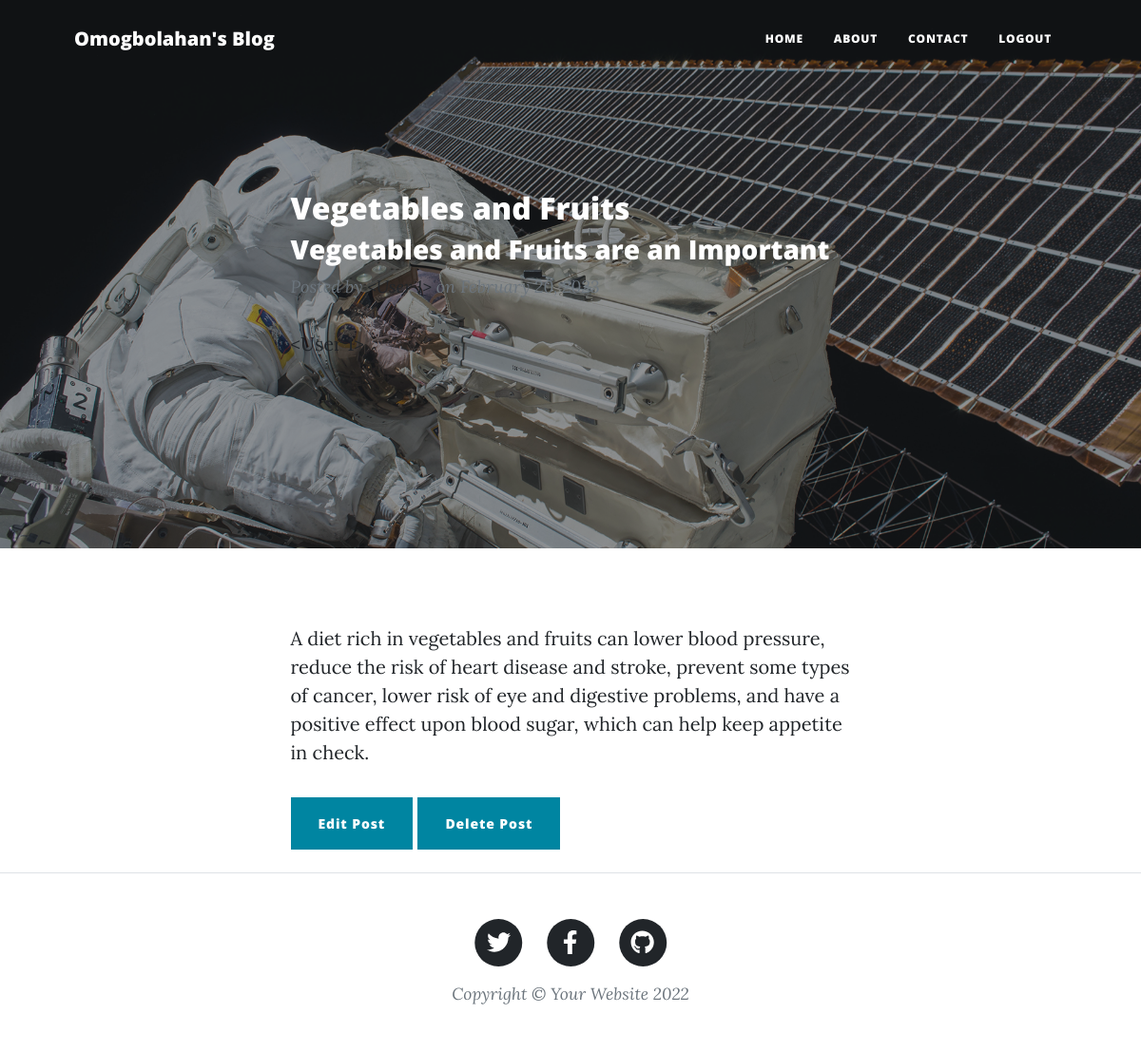
Page /post/1 (signed in) on the committed database.
### main.py (models this page shows)
    class BlogPost(UserMixin, db.Model):
        __tablename__ = 'blog_post'
        id = db.Column(db.Integer, primary_key=True)
        title = db.Column(db.String(250), unique=True, nullable=False)
        subtitle = db.Column(db.String(250), nullable=False)
        date = db.Column(db.String(250), nullable=False)
        body = db.Column(db.Text, nullable=False)
        img_url = db.Column(db.String(250), nullable=False)
        author = relationship("User", back_populates="posts")
        author_id = db.Column(db.Integer, db.ForeignKey("users.id"))

### main.py (the view)
    @app.route("/post/<int:post_id>")
    def show_post(post_id):
        requested_post = BlogPost.query.get(post_id)
        return render_template("show_post.html", post=requested_post, post_id=post_id, current_user_id=current_user.id)

### main.py (called while the page is built)
    @login_manager.user_loader
    def load_user(user_id):
        return User.query.get(int(user_id))

### templates/show_post.html (shortened to what this page needs)
<!DOCTYPE html>
<html lang="en">
    {% include "header.html" %}
    <body>
        <nav class="navbar navbar-expand-lg navbar-light" id="mainNav">
            <div class="container px-4 px-lg-5">
                <a class="navbar-brand" href="index.html">Omogbolahan's Blog</a>
                <div class="collapse navbar-collapse" id="navbarResponsive">
                    <ul class="navbar-nav ms-auto py-4 py-lg-0">
                        <li class="nav-item"><a class="nav-link px-lg-3 py-3 py-lg-4" href="{{url_for('home_page')}}">Home</a></li>
                        <li class="nav-item"><a class="nav-link px-lg-3 py-3 py-lg-4" href="{{url_for('about')}}">About</a></li>
                        <li class="nav-item"><a class="nav-link px-lg-3 py-3 py-lg-4" href="{{url_for('contact')}}">Contact</a></li>
                        <li class="nav-item"><a class="nav-link px-lg-3 py-3 py-lg-4" href="{{url_for('logout')}}">Logout</a></li>
                    </ul>
                </div>
            </div>
        </nav>
        <header class="masthead" style="background-image: url('static/assets/img/post-bg.jpg')">
            <div class="container position-relative px-4 px-lg-5">
                <div class="row gx-4 gx-lg-5 justify-content-center">
                    <div class="col-md-10 col-lg-8 col-xl-7">
                        <div class="post-heading">
                                    <div class="post-preview">
                                        <h2 class="post-title">{{ post["title"] }}</h2>
                                        <h3 class="post-subtitle">{{ post["subtitle"] }}</h3>
                                        <p class="post-meta">
                                            Posted by
                                            <a href="#!">{{ post["author"] }}</a>
                                            on {{ post['date'] }}
                                        </p>
                                        <a href="{{ url_for('edit_post', post_id=post.id) }}">{{ post["author"] }}</a>
                                    </div>
                        </div>
                    </div>
                </div>
            </div>
        </header>
        <article class="mb-4">
            <div class="container px-4 px-lg-5">
                <div class="row gx-4 gx-lg-5 justify-content-center">
                    <div class="col-md-10 col-lg-8 col-xl-7">
                        <div class="post-preview">
                            <p>{{ post["body"]|safe }}</p>
                        </div>
                        <div>
                            {% if current_user_id == 1 %}
                                <a class="btn btn-primary float-right" href="{{ url_for('edit_post', post_id=post_id) }}">Edit Post</a>
                                <a class="btn btn-primary float-right" href="{{ url_for('delete_post', post_id=post_id) }}">Delete Post</a>
                            {% endif %}
                        </div>
                    </div>
                </div>
            </div>
        </article>
        {% include 'footer.html' %}
    </body>
</html>

### rows in the picture
BlogPost: title "Vegetables and Fruits", subtitle "Vegetables and Fruits are an Important", date "February 20, 2023", body "A diet rich in vegetables and fruits can lower blood pressure, reduce the risk of heart disease and stroke, prevent some types of cancer, lower risk of eye and digestive problems, and have a positive effect upon blood sugar, which can help keep appetite in check."

### other values in the picture
{{ post["author"] }} "<User 1>"
